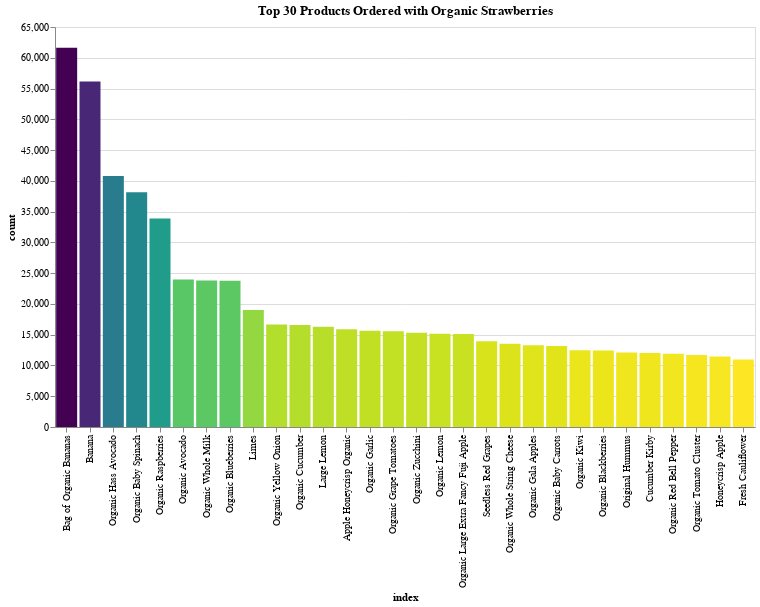

Notebook cell for this chart:
### Code cell
chart_title = "Top 30 Products Ordered with Organic Strawberries"
x_label = "index:O"
y_label = 'count:Q'
pct_of_orders = 'pct_orders:Q'
product_num = 'product_num:O'



alt.Chart(top_items_org_strawb).mark_bar().encode(
    alt.X(x_label, bin=False, sort=org_straw_order_list),
    alt.Y(y_label),
#     alt.ColorValue('darkorange'),
#     color = alt.Color('order_hour_of_day', alt.ColorValue("blue")),
#     color='orange',
    color = alt.Color(y_label, legend=None, sort="descending", scale=alt.Scale(scheme='viridis')),
    tooltip=[alt.Tooltip(x_label, title="Days since Prior Order"), alt.Tooltip(y_label), alt.Tooltip(pct_of_orders), alt.Tooltip(product_num)]
    ).properties(title=chart_title, width=700, height=400)

### Figure 1 — Vega-Lite specification as saved in the notebook (floating-point values rounded to 4 significant figures)
{"$schema": "https://vega.github.io/schema/vega-lite/v2.6.0.json", "config": {"background": "white", "view": {"height": 300, "width": 400}}, "data": {"name": "data-f2633522d2a9dcf5b31551030df3f3fd"}, "datasets": {"data-f2633522d2a9dcf5b31551030df3f3fd": [{"count": 61628, "index": "Bag of Organic Bananas", "pct_orders": 23.28, "product_num": 13176}, {"count": 56156, "index": "Banana", "pct_orders": 21.22, "product_num": 24852}, {"count": 40794, "index": "Organic Hass Avocado", "pct_orders": 15.41, "product_num": 47209}, {"count": 38134, "index": "Organic Baby Spinach", "pct_orders": 14.41, "product_num": 21903}, {"count": 33863, "index": "Organic Raspberries", "pct_orders": 12.79, "product_num": 27966}, {"count": 23984, "index": "Organic Avocado", "pct_orders": 9.061, "product_num": 47766}, {"count": 23813, "index": "Organic Whole Milk", "pct_orders": 8.997, "product_num": 27845}, {"count": 23756, "index": "Organic Blueberries", "pct_orders": 8.975, "product_num": 39275}, {"count": 18999, "index": "Limes", "pct_orders": 7.178, "product_num": 26209}, {"count": 16651, "index": "Organic Yellow Onion", "pct_orders": 6.291, "product_num": 22935}, {"count": 16555, "index": "Organic Cucumber", "pct_orders": 6.255, "product_num": 30391}, {"count": 16305, "index": "Large Lemon", "pct_orders": 6.16, "product_num": 47626}, {"count": 15870, "index": "Apple Honeycrisp Organic", "pct_orders": 5.996, "product_num": 8277}, {"count": 15627, "index": "Organic Garlic", "pct_orders": 5.904, "product_num": 24964}, {"count": 15573, "index": "Organic Grape Tomatoes", "pct_orders": 5.884, "product_num": 40706}, {"count": 15320, "index": "Organic Zucchini", "pct_orders": 5.788, "product_num": 45007}, {"count": 15152, "index": "Organic Lemon", "pct_orders": 5.725, "product_num": 5876}, {"count": 15113, "index": "Organic Large Extra Fancy Fuji Apple", "pct_orders": 5.71, "product_num": 19057}, {"count": 13935, "index": "Seedless Red Grapes", "pct_orders": 5.265, "product_num": 4920}, {"count": 13513, "index": "Organic Whole String Cheese", "pct_orders": 5.105, "product_num": 22035}, {"count": 13298, "index": "Organic Gala Apples", "pct_orders": 5.024, "product_num": 37646}, {"count": 13156, "index": "Organic Baby Carrots", "pct_orders": 4.97, "product_num": 42265}, {"count": 12486, "index": "Organic Kiwi", "pct_orders": 4.717, "product_num": 39928}, {"count": 12444, "index": "Organic Blackberries", "pct_orders": 4.701, "product_num": 26604}, {"count": 12124, "index": "Original Hummus", "pct_orders": 4.581, "product_num": 30489}, {"count": 12045, "index": "Cucumber Kirby", "pct_orders": 4.551, "product_num": 49683}, {"count": 11913, "index": "Organic Red Bell Pepper", "pct_orders": 4.501, "product_num": 10749}, {"count": 11680, "index": "Organic Tomato Cluster", "pct_orders": 4.413, "product_num": 41950}, {"count": 11465, "index": "Honeycrisp Apple", "pct_orders": 4.332, "product_num": 45066}, {"count": 10976, "index": "Fresh Cauliflower", "pct_orders": 4.147, "product_num": 27104}]}, "encoding": {"color": {"field": "count", "legend": null, "scale": {"scheme": "viridis"}, "sort": "descending", "type": "quantitative"}, "tooltip": [{"field": "index", "title": "Days since Prior Order", "type": "ordinal"}, {"field": "count", "type": "quantitative"}, {"field": "pct_orders", "type": "quantitative"}, {"field": "product_num", "type": "ordinal"}], "x": {"bin": false, "field": "index", "sort": ["Bag of Organic Bananas", "Banana", "Organic Hass Avocado", "Organic Baby Spinach", "Organic Raspberries", "Organic Avocado", "Organic Whole Milk", "Organic Blueberries", "Limes", "Organic Yellow Onion", "Organic Cucumber", "Large Lemon", "Apple Honeycrisp Organic", "Organic Garlic", "Organic Grape Tomatoes", "Organic Zucchini", "Organic Lemon", "Organic Large Extra Fancy Fuji Apple", "Seedless Red Grapes", "Organic Whole String Cheese", "Organic Gala Apples", "Organic Baby Carrots", "Organic Kiwi", "Organic Blackberries", "Original Hummus", "Cucumber Kirby", "Organic Red Bell Pepper", "Organic Tomato Cluster", "Honeycrisp Apple", "Fresh Cauliflower"], "type": "ordinal"}, "y": {"field": "count", "type": "quantitative"}}, "height": 400, "mark": "bar", "title": "Top 30 Products Ordered with Organic Strawberries", "width": 700}
